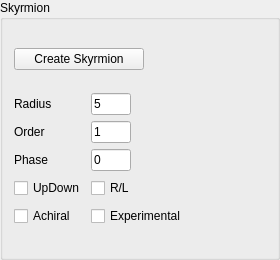
            <widget class="QGroupBox" name="groupBox_skyrmion">
             <property name="minimumSize">
              <size>
               <width>0</width>
               <height>260</height>
              </size>
             </property>
             <property name="title">
              <string>Skyrmion</string>
             </property>
             <layout class="QGridLayout" name="gridLayout_4">
              <item row="1" column="0">
               <layout class="QGridLayout" name="gridLayout_7">
                <item row="1" column="0">
                 <widget class="QLabel" name="label_sky_order">
                  <property name="minimumSize">
                   <size>
                    <width>0</width>
                    <height>22</height>
                   </size>
                  </property>
                  <property name="maximumSize">
                   <size>
                    <width>100</width>
                    <height>16777215</height>
                   </size>
                  </property>
                  <property name="text">
                   <string>Order</string>
                  </property>
                 </widget>
                </item>
                <item row="3" column="0">
                 <widget class="QCheckBox" name="checkBox_skyrmion_UpDown">
                  <property name="minimumSize">
                   <size>
                    <width>0</width>
                    <height>22</height>
                   </size>
                  </property>
                  <property name="text">
                   <string>UpDown</string>
                  </property>
                 </widget>
                </item>
                <item row="1" column="1">
                 <widget class="QLineEdit" name="lineEdit_skyrmion_order">
                  <property name="sizePolicy">
                   <sizepolicy hsizetype="Expanding" vsizetype="Fixed">
                    <horstretch>0</horstretch>
                    <verstretch>0</verstretch>
                   </sizepolicy>
                  </property>
                  <property name="minimumSize">
                   <size>
                    <width>0</width>
                    <height>22</height>
                   </size>
                  </property>
                  <property name="maximumSize">
                   <size>
                    <width>40</width>
                    <height>16777215</height>
                   </size>
                  </property>
                  <property name="baseSize">
                   <size>
                    <width>30</width>
                    <height>0</height>
                   </size>
                  </property>
                  <property name="text">
                   <string>1</string>
                  </property>
                 </widget>
                </item>
                <item row="3" column="1">
                 <widget class="QCheckBox" name="checkBox_skyrmion_RL">
                  <property name="minimumSize">
                   <size>
                    <width>0</width>
                    <height>20</height>
                   </size>
                  </property>
                  <property name="text">
                   <string>R/L</string>
                  </property>
                 </widget>
                </item>
                <item row="2" column="0">
                 <widget class="QLabel" name="label_sky_phase">
                  <property name="minimumSize">
                   <size>
                    <width>0</width>
                    <height>22</height>
                   </size>
                  </property>
                  <property name="maximumSize">
                   <size>
                    <width>100</width>
                    <height>16777215</height>
                   </size>
                  </property>
                  <property name="text">
                   <string>Phase</string>
                  </property>
                 </widget>
                </item>
                <item row="0" column="1">
                 <widget class="QLineEdit" name="lineEdit_skyrmion_radius">
                  <property name="minimumSize">
                   <size>
                    <width>0</width>
                    <height>22</height>
                   </size>
                  </property>
                  <property name="maximumSize">
                   <size>
                    <width>40</width>
                    <height>16777215</height>
                   </size>
                  </property>
                  <property name="text">
                   <string>5</string>
                  </property>
                 </widget>
                </item>
                <item row="4" column="1">
                 <widget class="QCheckBox" name="checkBox_skyrmion_experimental">
                  <property name="minimumSize">
                   <size>
                    <width>0</width>
                    <height>22</height>
                   </size>
                  </property>
                  <property name="text">
                   <string>Experimental</string>
                  </property>
                 </widget>
                </item>
                <item row="2" column="1">
                 <widget class="QLineEdit" name="lineEdit_skyrmion_phase">
                  <property name="sizePolicy">
                   <sizepolicy hsizetype="Expanding" vsizetype="Fixed">
                    <horstretch>0</horstretch>
                    <verstretch>0</verstretch>
                   </sizepolicy>
                  </property>
                  <property name="minimumSize">
                   <size>
                    <width>0</width>
                    <height>22</height>
                   </size>
                  </property>
                  <property name="maximumSize">
                   <size>
                    <width>40</width>
                    <height>16777215</height>
                   </size>
                  </property>
                  <property name="baseSize">
                   <size>
                    <width>30</width>
                    <height>0</height>
                   </size>
                  </property>
                  <property name="text">
                   <string>0</string>
                  </property>
                 </widget>
                </item>
                <item row="4" column="0">
                 <widget class="QCheckBox" name="checkBox_skyrmion_achiral">
                  <property name="minimumSize">
                   <size>
                    <width>0</width>
                    <height>20</height>
                   </size>
                  </property>
                  <property name="text">
                   <string>Achiral</string>
                  </property>
                 </widget>
                </item>
                <item row="0" column="0">
                 <widget class="QLabel" name="label_10">
                  <property name="minimumSize">
                   <size>
                    <width>50</width>
                    <height>20</height>
                   </size>
                  </property>
                  <property name="maximumSize">
                   <size>
                    <width>35</width>
                    <height>16777215</height>
                   </size>
                  </property>
                  <property name="text">
                   <string>Radius</string>
                  </property>
                 </widget>
                </item>
               </layout>
              </item>
              <item row="0" column="0">
               <widget class="QPushButton" name="pushButton_skyrmion">
                <property name="minimumSize">
                 <size>
                  <width>130</width>
                  <height>20</height>
                 </size>
                </property>
                <property name="maximumSize">
                 <size>
                  <width>100</width>
                  <height>16777215</height>
                 </size>
                </property>
                <property name="text">
                 <string>Create Skyrmion</string>
                </property>
               </widget>
              </item>
              <item row="0" column="2">
               <spacer name="horizontalSpacer">
                <property name="orientation">
                 <enum>Qt::Horizontal</enum>
                </property>
                <property name="sizeHint" stdset="0">
                 <size>
                  <width>80</width>
                  <height>20</height>
                 </size>
                </property>
               </spacer>
              </item>
             </layout>
            </widget>
